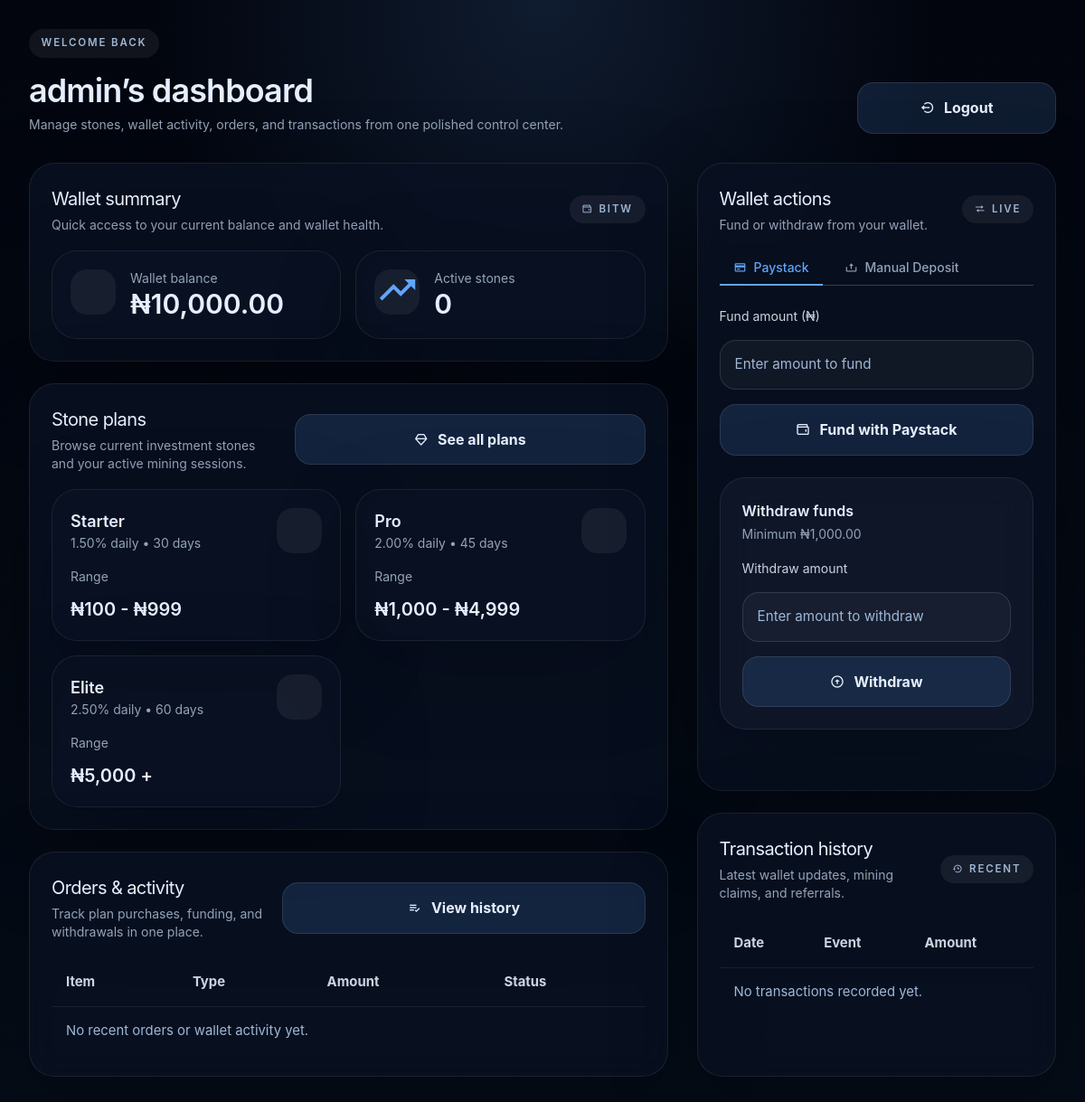
/dashboard.php (signed in), run on the app's committed database.
### tables this page shows
CREATE TABLE IF NOT EXISTS users (
    id INT AUTO_INCREMENT PRIMARY KEY,
    username VARCHAR(50) UNIQUE NOT NULL,
    email VARCHAR(100) UNIQUE NOT NULL,
    password VARCHAR(255) NOT NULL,
    referral_code VARCHAR(20) UNIQUE,
    referred_by INT DEFAULT NULL,
    is_admin TINYINT(1) DEFAULT 0,
    rank_level INT DEFAULT 1,
    total_referrals INT DEFAULT 0,
    referral_earnings DECIMAL(15,2) DEFAULT 0.00,
    created_at TIMESTAMP DEFAULT CURRENT_TIMESTAMP,
    updated_at TIMESTAMP DEFAULT CURRENT_TIMESTAMP ON UPDATE CURRENT_TIMESTAMP
);

CREATE TABLE IF NOT EXISTS wallets (
    id INT AUTO_INCREMENT PRIMARY KEY,
    user_id INT NOT NULL,
    balance DECIMAL(15,2) DEFAULT 0.00,
    FOREIGN KEY (user_id) REFERENCES users(id) ON DELETE CASCADE
);

CREATE TABLE IF NOT EXISTS plans (
    id INT AUTO_INCREMENT PRIMARY KEY,
    name VARCHAR(100) NOT NULL,
    min_amount DECIMAL(15,2) NOT NULL,
    max_amount DECIMAL(15,2),
    daily_rate DECIMAL(5,2) NOT NULL,
    duration_days INT NOT NULL,
    status ENUM('active', 'inactive') DEFAULT 'active',
    image VARCHAR(255) DEFAULT NULL
);

### core/auth.php (called while the page is built, shortened)
<?php
require_once __DIR__ . '/database.php';
function getUser($user_id) {
    global $pdo;
    try {
        $stmt = $pdo->prepare("SELECT * FROM users WHERE id = ? LIMIT 1");
        $stmt->execute([$user_id]);
        return $stmt->fetch(PDO::FETCH_ASSOC);
    } catch (Exception $e) {
        error_log("GetUser Error: " . $e->getMessage());
        return false;
    }
}

### core/config.php (called while the page is built, shortened)
<?php
class AppConfig {
    private static $config;
    public static function load() {
        self::$config = require __DIR__ . "/../config/app.php";
    }
    public static function get($key) {
        return self::$config[$key] ?? null;
    }
}

### core/wallet.php (called while the page is built, shortened)
<?php
require_once __DIR__ . "/database.php";
function getWallet($user_id) {
    global $pdo;
    $stmt = $pdo->prepare("SELECT * FROM wallets WHERE user_id = ?");
    $stmt->execute([$user_id]);
    $wallet = $stmt->fetch(PDO::FETCH_ASSOC);
    return $wallet;
}

### core/mining.php (called while the page is built, shortened)
<?php
require_once __DIR__ . '/database.php';
require_once __DIR__ . '/wallet.php';
require_once __DIR__ . '/notifications.php';
function getActiveMinings($user_id) {
    global $pdo;
    $stmt = $pdo->prepare("SELECT um.*, p.name as plan_name
                          FROM user_mining um
                          JOIN plans p ON um.plan_id = p.id
                          WHERE um.user_id = ? AND um.status = 'active'");
    $stmt->execute([$user_id]);
    return $stmt->fetchAll();
}
?>

### core/plans.php (called while the page is built, shortened)
<?php
require_once __DIR__ . '/database.php';
require_once __DIR__ . '/wallet.php';
function getActivePlans()
{
    global $pdo;
    $stmt = $pdo->query("
        SELECT * FROM plans
        WHERE status = 'active'
        ORDER BY min_amount ASC
    ");
    return $stmt->fetchAll(PDO::FETCH_ASSOC);
}

### public/pages/dashboard/stones.php (the view, shortened to what this page needs)
<section class="glass-card p-6">
    <div class="section-header">
        <div>
            <h2>Stone plans</h2>
            <p class="text-sm text-slate-400 mt-1">Browse current investment stones and your active mining sessions.</p>
        </div>
        <a class="dashboard-link" href="plans.php"><i class="bx bx-diamond"></i> See all plans</a>
    </div>
    <div class="plan-grid">
        <?php foreach ($plans as $p): ?>
            <div class="glass-card p-5">
                <div class="flex items-center justify-between mb-4">
                    <div>
                        <h3 class="text-lg font-semibold"><?= htmlspecialchars($p['name']) ?></h3>
                        <p class="text-sm text-slate-400"><?= $p['daily_rate'] ?>% daily • <?= $p['duration_days'] ?> days</p>
                    </div>
                    <div class="icon-box"><i class="bx bx-flame"></i></div>
                </div>
                <div class="text-sm text-slate-400 mb-3">Range</div>
                <div class="text-xl font-semibold">
                    ₦<?= number_format($p['min_amount']) ?>
                    <?php if ($p['max_amount']): ?>
                        - ₦<?= number_format($p['max_amount']) ?>
                    <?php else: ?>
                        +
                    <?php endif; ?>
                </div>
            </div>
        <?php endforeach; ?>
    </div>
</section>

### public/dashboard.php (shortened to what this page needs)
<?php
require_once "../core/config.php";
require_once "../core/auth.php";
require_once "../core/wallet.php";
require_once "../core/plans.php";
require_once "../core/mining.php";
$user_id = $_SESSION['user_id'] ?? null;
$user = getUser($user_id);
$wallet = getWallet($user_id);
$plans = getActivePlans();
$activeMinings = getActiveMinings($user_id);
$settings = include __DIR__ . '/../config/settings.php';
require_once "./pages/header.php";
?>
    <div class="flex flex-col gap-3 lg:flex-row lg:items-end lg:justify-between mb-8">
        <div>
            <p class="badge">Welcome back</p>
            <h1 class="text-4xl font-semibold tracking-tight mt-4"><?= htmlspecialchars($user['username']) ?>’s dashboard</h1>
            <p class="mt-2 text-sm text-slate-400">Manage stones, wallet activity, orders, and transactions from one polished control center.</p>
        </div>
        <a href="logout.php" class="action-button" style="max-width: 220px;"><i class="bx bx-log-out-circle"></i> Logout</a>
    </div>
    <div class="dashboard-grid">
        <main class="dashboard-main">
            <?php require_once "./pages/dashboard/wallet-summary.php"; ?>
            <?php require_once "./pages/dashboard/stones.php"; ?>
            <?php require_once "./pages/dashboard/orders.php"; ?>
        </main>
        <aside class="dashboard-sidebar">
            <?php require_once "./pages/dashboard/wallet-actions.php"; ?>
            <?php require_once "./pages/dashboard/transactions.php"; ?>
        </aside>
    </div>
<?php require_once "./pages/footer.php"; ?>

### public/pages/dashboard/wallet-summary.php
<section class="glass-card p-6">
    <div class="section-header">
        <div>
            <h2>Wallet summary</h2>
            <p class="text-sm text-slate-400 mt-1">Quick access to your current balance and wallet health.</p>
        </div>
        <span class="badge"><i class="bx bx-wallet"></i> <?= htmlspecialchars(AppConfig::get('APP_ALIAS')) ?></span>
    </div>
    <div class="mini-card-grid">
        <div class="glass-card p-5">
            <div class="flex items-start gap-4">
                <div class="icon-box"><i class="bx bx-piggy-bank bx-lg"></i></div>
                <div>
                    <p class="text-sm text-slate-400">Wallet balance</p>
                    <p class="text-3xl font-semibold">₦<?= number_format($wallet['balance'] ?? 0, 2) ?></p>
                </div>
            </div>
        </div>
        <div class="glass-card p-5">
            <div class="flex items-start gap-4">
                <div class="icon-box"><i class="bx bx-trending-up bx-lg"></i></div>
                <div>
                    <p class="text-sm text-slate-400">Active stones</p>
                    <p class="text-3xl font-semibold"><?= count($activeMinings) ?></p>
                </div>
            </div>
        </div>
    </div>
</section>

### public/pages/header.php (style rules this page uses)
:root { color-scheme: dark; --bg: #050c17; --surface: rgba(10, 18, 35, 0.76); --surface-strong: rgba(15, 23, 42, 0.88); --border: rgba(255, 255, 255, 0.08); --text: #e6efff; --muted: #9fb7d6; --accent: #60a5fa; --accent-soft: rgba(96, 165, 250, 0.18); }
* { box-sizing: border-box; }
body { margin: 0; min-height: 100vh; background: radial-gradient(circle at top, rgba(96, 165, 250, 0.14), transparent 32%), linear-gradient(180deg, #02050e 0%, #050c17 100%); color: var(--text); font-family: Inter, ui-sans-serif, system-ui, -apple-system, BlinkMacSystemFont, "Segoe UI", sans-serif; }
.glass-card { background: var(--surface); border: 1px solid var(--border); box-shadow: 0 32px 100px rgba(0, 0, 0, 0.22); backdrop-filter: blur(18px); border-radius: 28px; }
.section-header { display: flex; align-items: center; justify-content: space-between; gap: 1rem; margin-bottom: 1.15rem; }
.section-header h2 { margin: 0; font-size: 1.25rem; letter-spacing: -0.03em; }
.badge { display: inline-flex; align-items: center; gap: 0.35rem; padding: 0.45rem 0.85rem; border-radius: 999px; background: rgba(255, 255, 255, 0.06); color: var(--muted); font-size: 0.72rem; text-transform: uppercase; letter-spacing: 0.16em; font-weight: 600; }
.icon-box { width: 50px; height: 50px; border-radius: 18px; display: grid; place-items: center; background: rgba(255, 255, 255, 0.06); color: var(--accent); flex-shrink: 0; }
.mini-card-grid { display: grid; grid-template-columns: repeat(2, minmax(0, 1fr)); gap: 1rem; }
.plan-grid, .detail-grid { display: grid; gap: 1rem; }
.action-button, .dashboard-link { display: inline-flex; align-items: center; justify-content: center; gap: 0.65rem; width: 100%; padding: 0.95rem 1rem; border-radius: 18px; border: 1px solid rgba(255, 255, 255, 0.1); background: rgba(96, 165, 250, 0.14); color: var(--text); font-weight: 700; text-decoration: none; transition: transform 0.2s ease, background-color 0.2s ease, border-color 0.2s ease; }
.dashboard-grid { display: grid; gap: 1.5rem; }
.dashboard-main, .dashboard-sidebar { display: grid; gap: 1.5rem; }
.dashboard-sidebar { min-width: 320px; }
@media (min-width: 768px) { .dashboard-grid { grid-template-columns: 1.6fr 0.9fr; } }
@media (min-width: 768px) { .plan-grid { grid-template-columns: repeat(2, minmax(0, 1fr)); } }
@media (min-width: 1024px) { .dashboard-grid { gap: 2rem; } }

### data on the page
users: username "admin"
wallets: balance "10,000.00"
plans: name "Starter", daily_rate "1.50", duration_days "30", min_amount "100", max_amount "999"
plans: name "Pro", daily_rate "2.00", duration_days "45", min_amount "1,000", max_amount "4,999"
plans: name "Elite", daily_rate "2.50", duration_days "60", min_amount "5,000"

### other printed values
AppConfig::get('APP_ALIAS') "BITW"
count($activeMinings) "0"
$minWithdrawal "1,000.00"
